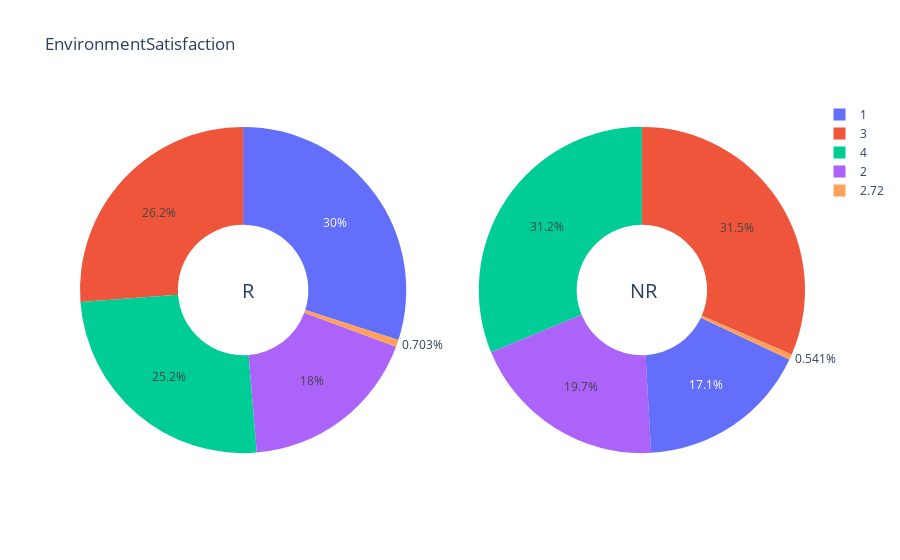

The notebook cell this image was saved under:
### Code cell
#Comparacion del nivel de percepcion del ambiente laboral

dic1=df_retirados['EnvironmentSatisfaction'].value_counts().to_dict()
dic2=df_no_retirados['EnvironmentSatisfaction'].value_counts().to_dict()

# Create subplots: use 'domain' type for Pie subplot
fig = make_subplots(rows=1, cols=2, specs=[[{'type':'domain'}, {'type':'domain'}]])
fig.add_trace(go.Pie(labels=list(dic1.keys()), values=list(dic1.values()), name="Retirados"),
              1, 1)
fig.add_trace(go.Pie(labels=list(dic2.keys()), values=list(dic2.values()), name="No Retirados"),
              1, 2)

# Use `hole` to create a donut-like pie chart
fig.update_traces(hole=.4, hoverinfo="label+percent+name")

fig.update_layout(
    title_text="EnvironmentSatisfaction",
    # Add annotations in the center of the donut pies.
    annotations=[dict(text='R', x=0.22, y=0.5, font_size=20, showarrow=False),
                 dict(text='NR', x=0.8, y=0.5, font_size=20, showarrow=False)])
fig.show()

### Figure 1 — Plotly figure (JSON) as saved in the notebook; plotly's stock layout.template omitted (floating-point values rounded to 4 significant figures)
{"data": [{"domain": {"x": [0, 0.45], "y": [0, 1]}, "hole": 0.4, "hoverinfo": "label+percent+name", "labels": [1, 3, 4, 2, 2.72], "name": "Retirados", "type": "pie", "values": [213, 186, 179, 128, 5]}, {"domain": {"x": [0.55, 1], "y": [0, 1]}, "hole": 0.4, "hoverinfo": "label+percent+name", "labels": [3, 4, 2, 1, 2.72], "name": "No Retirados", "type": "pie", "values": [1164, 1155, 728, 632, 20]}], "layout": {"annotations": [{"font": {"size": 20}, "showarrow": false, "text": "R", "x": 0.22, "y": 0.5}, {"font": {"size": 20}, "showarrow": false, "text": "NR", "x": 0.8, "y": 0.5}], "title": {"text": "EnvironmentSatisfaction"}}}
